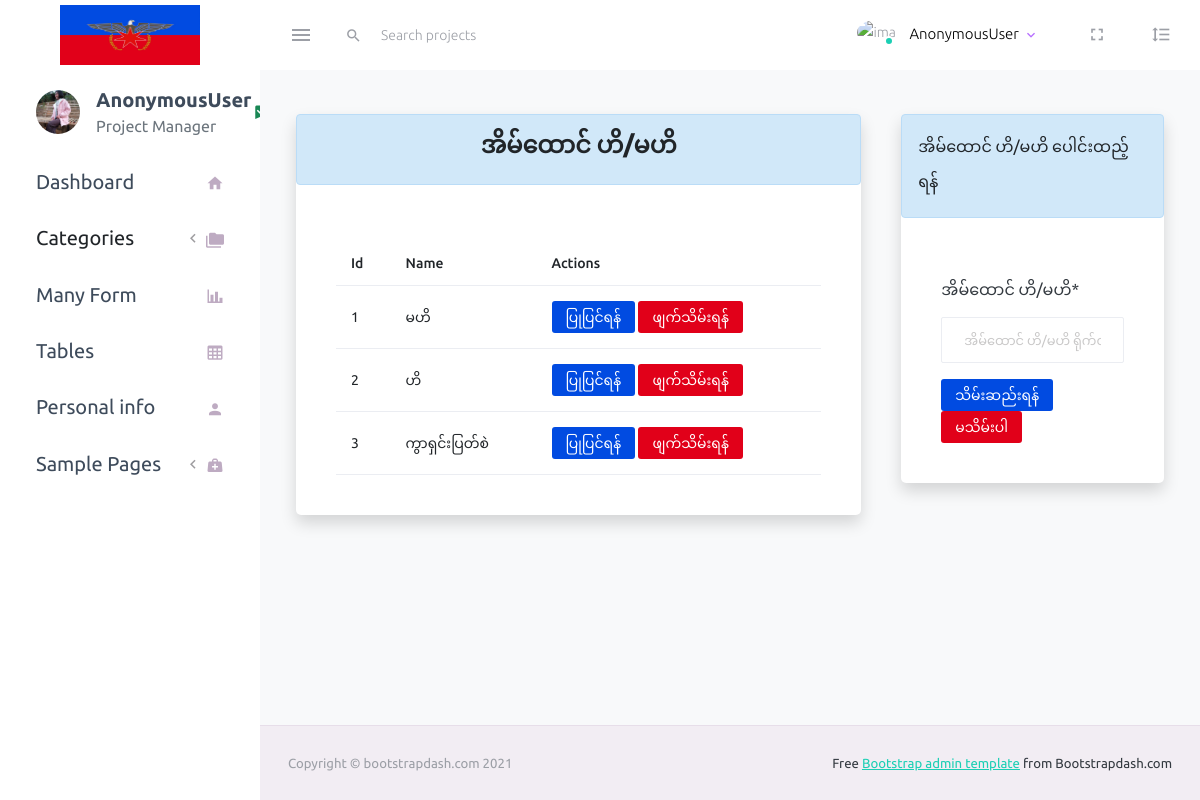
Page /married/create on the committed database.
### myapp/models.py (models this page shows, shortened)
class Married(models.Model):
   name = models.CharField(max_length=25)

### myapp/views.py (the view)
# urls.py: path('married/create', views.married_create, name='married_page'),
def married_create(request):
    add = 'add_married'
    form = MarriedForm()
    marrieds = Married.objects.all()
    if request.method == 'POST':
        form = MarriedForm(request.POST)
        if form.is_valid():
            form.save()
            return redirect('married_page')
    context = {
        'add':add,
        'form':form,
        'marrieds':marrieds
    }
    return render(request, 'category/married.html', context)

### myapp/forms.py
class MarriedForm(forms.ModelForm):
   class Meta:
      model = Married
      fields = "__all__"
      labels = {
         'name':'အိမ်ထောင် ဟိ/မဟိ'
      }
      widgets = {
         'name':forms.TextInput(attrs=({'placeholder':'အိမ်ထောင် ဟိ/မဟိ ရိုက်ထည့်ပါ'}))
      }

### templates/category/married.html (shortened to what this page needs)
{% extends 'layout/master.html' %}
{% load crispy_forms_tags %}
{% block content %}
<div class="row">
   <div class="col col-md-8">
      <div class="card shadow">
         <div class="text-dark alert alert-info">
            <h4 class=" text-center fs-4 fw-bold">အိမ်ထောင် ဟိ/မဟိ</h4>
         </div>
         <div class="card-body">
            <table class="table">
               <thead>
                  <tr>
                     <th>Id</th>
                     <th>Name</th>
                     <th>Actions</th>
                  </tr>
               </thead>
               <tbody>
                  {% for married in marrieds %}
                  <tr>
                     <td>{{ forloop.counter }}</td>
                     <td>{{ married.name }}</td>
                     <td>
                        <a href="{% url 'married_change' married.id  %}" class="btn btn-sm text-white" style="background-color: #014be1;">ပြုပြင်ရန်</a>
                        <a href="{% url 'remove_married' married.id %}" class="btn btn-sm text-white" style="background-color: #e10019;">ဖျက်သိမ်းရန်</a>
                     </td>
                  </tr>
                  {% endfor %}
               </tbody>
            </table>
         </div>
      </div>
   </div>
   {% if add == 'add_married' %}
   <div class="col col-md-4">
      <div class="card shadow">
         <div class="text-dark alert alert-info">
            အိမ်ထောင် ဟိ/မဟိ ပေါင်းထည့်ရန်
         </div>
         <div class="card-body">
            <form action="" method="POST">
               {{form.name|as_crispy_field}}
               <button type="submit" class="btn btn-sm text-white" style="background-color: #014be1;">သိမ်းဆည်းရန်</button>
               <button type="reset" class="btn btn-sm text-white" style="background-color: #e10019;">မသိမ်းပါ</button>
            </form>
         </div>
      </div>
   </div>
   {% endif %}
</div>
{% endblock content %}

### rows in the picture
Married: name "မဟိ"
Married: name "ဟိ"
Married: name "ကွာရှင်းပြတ်စဲ"

### other values in the picture
{{ request.user }} "AnonymousUser"
